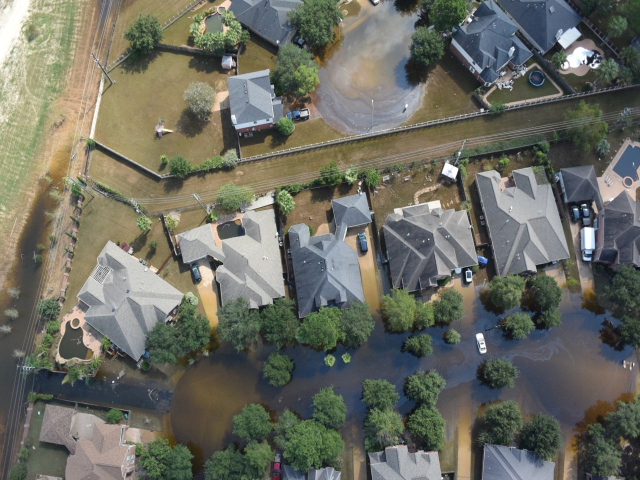
#> input picture app/examples/floodnet_6706.jpg, 1280 x 960 px (shown at 1/2 size)
$ python -i water.py   (imports and definitions only)   (older library calls are emulated)
#> lines starting #> are read from the running program, lines starting #| are printed output that depends on the picture
"""Light-weight flood-water segmentation for UAV RGB images (no GPU): a gradient-boosted per-pixel classifier on
colour and local-texture features, trained on FloodNet masks (water + flooded road = flood water).

It is used only to give detections context (is this person in or next to water?). A FloodWatch flood mask (or
any binary mask) can be supplied instead."""
from __future__ import annotations

import json
from pathlib import Path

import cv2
import joblib
import numpy as np

WATER_IDS = (3, 5)  # FloodNet: road-flooded, water
WORK_SIDE = 480


def features(img_rgb: np.ndarray, side=WORK_SIDE):
#> called with side = 480
    h, w = img_rgb.shape[:2]
#> h = 960; w = 1280
    s = side / max(h, w)
#> s = 0.375
    small = cv2.resize(img_rgb, (max(1, round(w * s)), max(1, round(h * s))), interpolation=cv2.INTER_AREA)
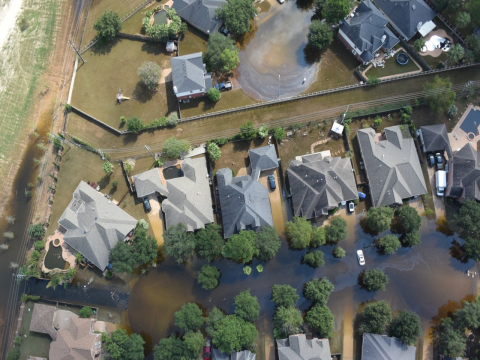
#> small: shape (360, 480, 3); mean R, G, B 107.5, 108.5, 97.9
    f = small.astype(np.float32) / 255.0
    hsv = cv2.cvtColor(small, cv2.COLOR_RGB2HSV).astype(np.float32) / np.array([180, 255, 255], np.float32)
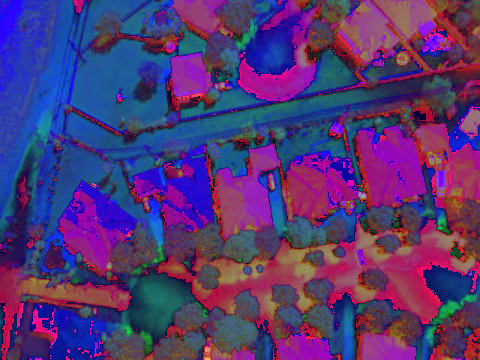
#> hsv: shape (360, 480, 3) float32; mean R, G, B 0.33, 0.213, 0.456
    lab = cv2.cvtColor(small, cv2.COLOR_RGB2LAB).astype(np.float32) / 255.0
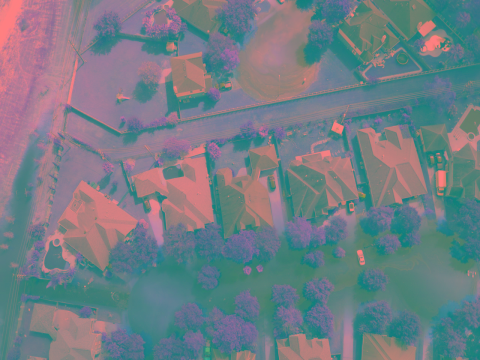
#> lab: shape (360, 480, 3) float32; mean R, G, B 0.449, 0.494, 0.524
    L, S = lab[..., 0], hsv[..., 1]
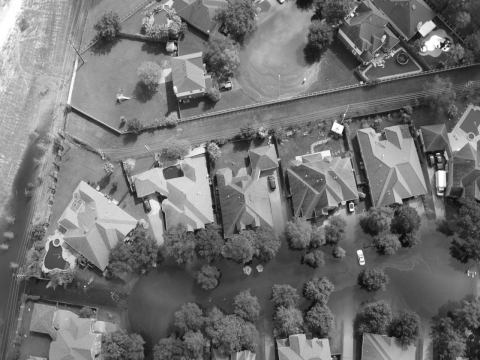
#> L: shape (360, 480) float32; min 0.0471, max 1, mean 0.449
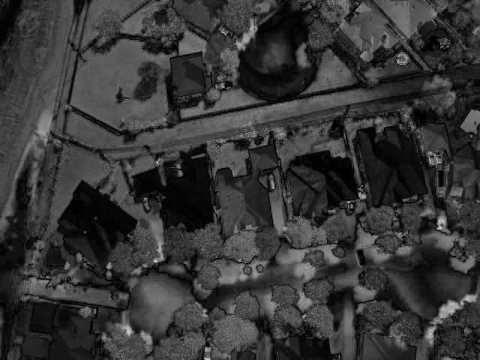
#> S: shape (360, 480) float32; min 0, max 0.835, mean 0.213
    feats = [f, hsv, lab]
    for k in (7, 21, 41):
        for ch in (L, S):
            m = cv2.blur(ch, (k, k))
            sd = np.sqrt(np.clip(cv2.blur(ch * ch, (k, k)) - m * m, 0, None))
            feats += [m[..., None], sd[..., None]]
#> after the loop, feats = 15 items
    gx, gy = cv2.Sobel(L, cv2.CV_32F, 1, 0), cv2.Sobel(L, cv2.CV_32F, 0, 1)
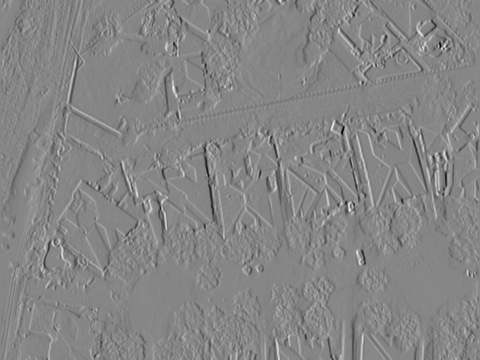
#> gx: shape (360, 480) float32; min -3.38, max 3.05, mean -0.00446; drawn with min black and max white
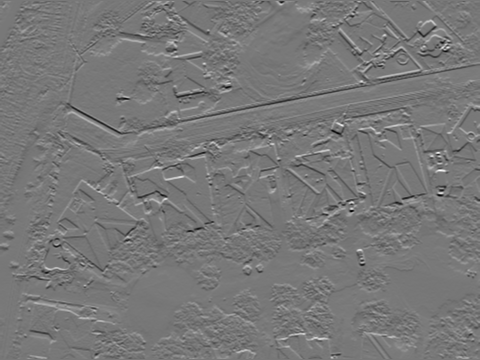
#> gy: shape (360, 480) float32; min -2.91, max 3.25, mean -0.00125; drawn with min black and max white
    feats.append(cv2.blur(np.sqrt(gx * gx + gy * gy), (5, 5))[..., None])
    F = np.concatenate(feats, -1)
    return F, small.shape[:2]


class WaterSegmenter:
    def __init__(self, model=None):
        self.model = model

    # [13 lines left out: function fit, not called in this run]

    def predict_proba(self, img):
        F, (h, w) = features(img)
#> h = 360; w = 480
#> (the run stopped early here; a loop or call above may not have finished)

$ run again, on app/examples/floodnet_7330.jpg
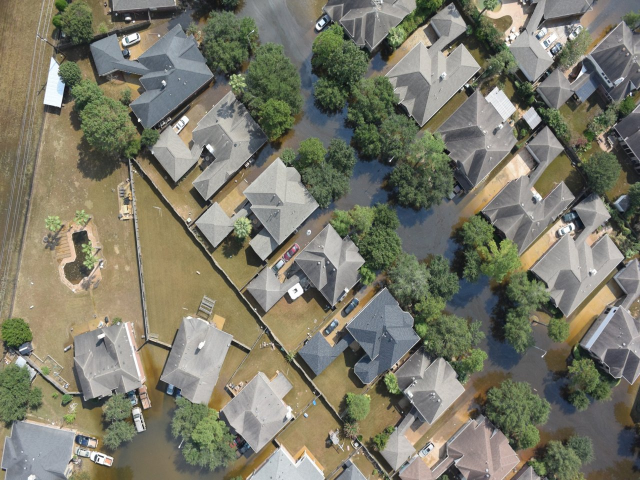
#> input picture app/examples/floodnet_7330.jpg, 1280 x 960 px (shown at 1/2 size)
#> in features, `L, S = lab[..., 0], hsv[..., 1]`:
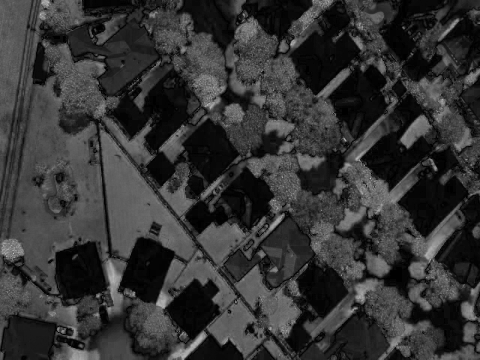
#> S: shape (360, 480) float32; min 0, max 0.769, mean 0.206
#> after the loop in features, `for k in (7, 21, 41):`: feats = 15 items
#> in features, `gx, gy = cv2.Sobel(L, cv2.CV_32F, 1, 0), cv2.Sobel(L, cv2.CV_32F, 0, 1)`:
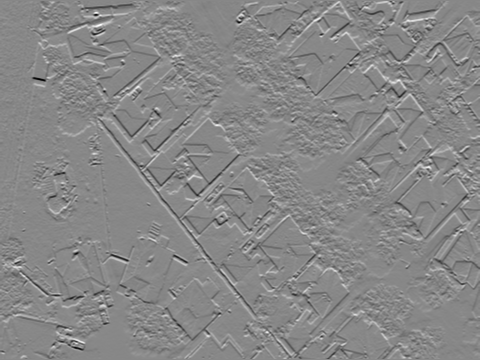
#> gy: shape (360, 480) float32; min -3.16, max 2.78, mean 0.00115; drawn with min black and max white
#> in predict_proba, `F, (h, w) = features(img)`: h = 360; w = 480

$ run again, on app/examples/seadronessee_6690.jpg
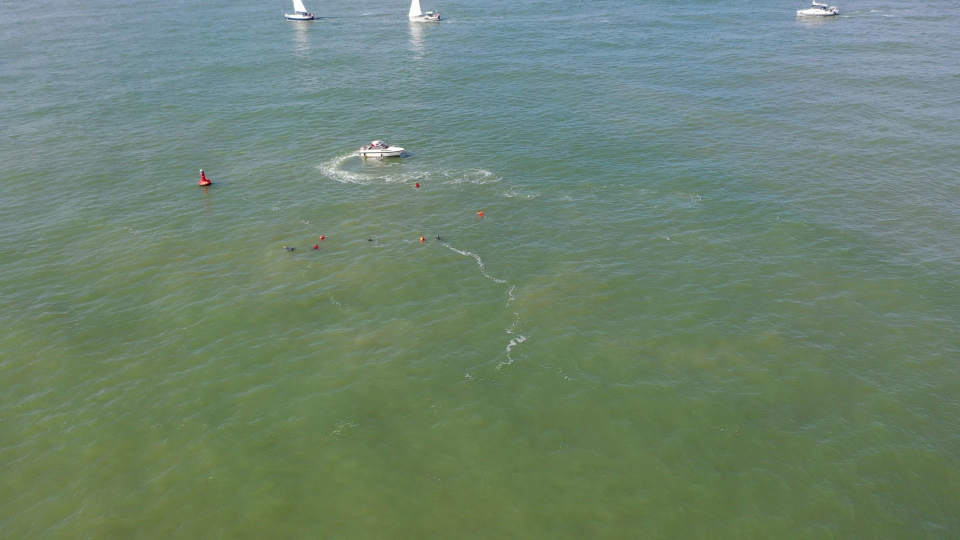
#> input picture app/examples/seadronessee_6690.jpg, 1920 x 1080 px (shown at 1/2 size)
#> in features, `L, S = lab[..., 0], hsv[..., 1]`:
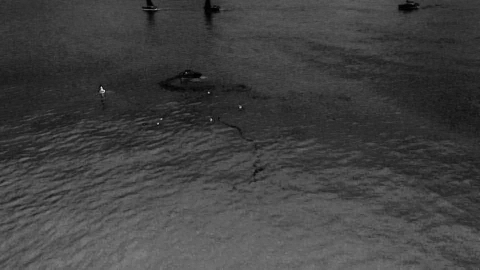
#> S: shape (270, 480) float32; min 0, max 0.867, mean 0.256
#> after the loop in features, `for k in (7, 21, 41):`: feats = 15 items
#> in features, `gx, gy = cv2.Sobel(L, cv2.CV_32F, 1, 0), cv2.Sobel(L, cv2.CV_32F, 0, 1)`:
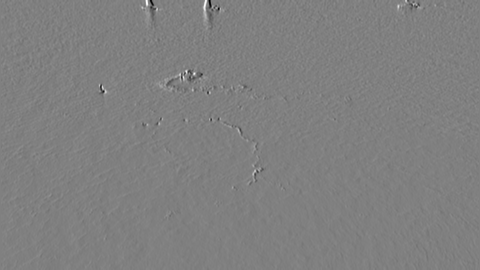
#> gx: shape (270, 480) float32; min -1.45, max 1.44, mean -0.000374; drawn with min black and max white
#> in predict_proba, `F, (h, w) = features(img)`: h = 270; w = 480
